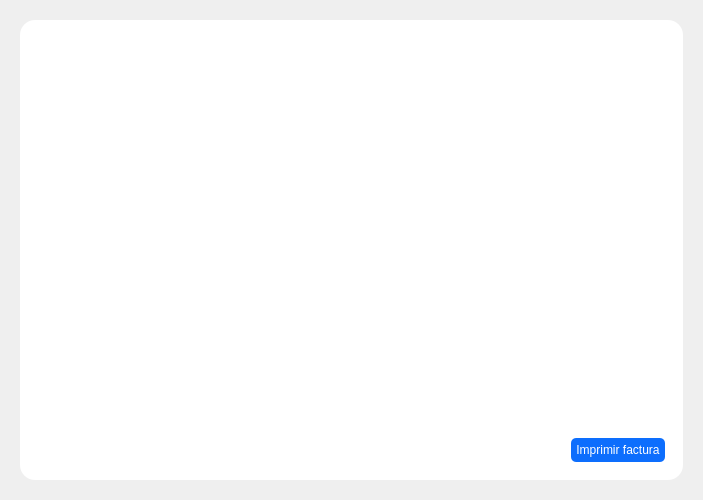
<?xml version="1.0" encoding="UTF-8"?>
<ui version="4.0">
 <class>Facturas</class>
 <widget class="QWidget" name="Facturas">
  <property name="geometry">
   <rect>
    <x>0</x>
    <y>0</y>
    <width>703</width>
    <height>500</height>
   </rect>
  </property>
  <property name="minimumSize">
   <size>
    <width>0</width>
    <height>500</height>
   </size>
  </property>
  <property name="windowTitle">
   <string>Form</string>
  </property>
  <property name="styleSheet">
   <string notr="true">*{
	border: none;
}
#dashboard{
	background-color: #eff9fe;
}
#cards QFrame{
	background-color: white;
	border-radius: 15px;
}
#frMain{
	background-color: white;
	border-radius: 15px;
}
QLineEdit{
	background: white;
	border: 1px solid black;
	border-radius: 3px;
}
QPushButton{
	padding: 5px;
	border-radius: 5px;
	color:white;
	background: #0d6efd;
}
QPushButton:hover{
	background: #1e7fff;
}
#btnAddProduct{
	background: #198754;
}
#btnAddProduct:hover{
	background: #2A9865;
}
QComboBox{
	border: 1px solid black;
	border-radius: 3px;
}</string>
  </property>
  <layout class="QVBoxLayout" name="verticalLayout">
   <item>
    <widget class="QWidget" name="main" native="true">
     <layout class="QHBoxLayout" name="horizontalLayout_15">
      <item>
       <widget class="QFrame" name="frMain">
        <property name="frameShape">
         <enum>QFrame::StyledPanel</enum>
        </property>
        <property name="frameShadow">
         <enum>QFrame::Raised</enum>
        </property>
        <layout class="QHBoxLayout" name="horizontalLayout">
         <item>
          <widget class="QFrame" name="frameAdd">
           <property name="minimumSize">
            <size>
             <width>250</width>
             <height>0</height>
            </size>
           </property>
           <property name="maximumSize">
            <size>
             <width>16777215</width>
             <height>16777215</height>
            </size>
           </property>
           <property name="frameShape">
            <enum>QFrame::StyledPanel</enum>
           </property>
           <property name="frameShadow">
            <enum>QFrame::Raised</enum>
           </property>
           <layout class="QVBoxLayout" name="verticalLayout_2">
            <item>
             <widget class="QTableView" name="serviciosTable"/>
            </item>
            <item>
             <widget class="QTableWidget" name="serviciosTable1"/>
            </item>
            <item alignment="Qt::AlignRight">
             <widget class="QPushButton" name="btnFactura">
              <property name="text">
               <string>Imprimir factura</string>
              </property>
             </widget>
            </item>
           </layout>
          </widget>
         </item>
        </layout>
       </widget>
      </item>
     </layout>
    </widget>
   </item>
  </layout>
 </widget>
 <resources>
  <include location="../../PySide-Projects/intrefaceIA/resources.qrc"/>
  <include location="../../AICountDrive/interfaces/resources.qrc"/>
 </resources>
 <connections/>
</ui>
